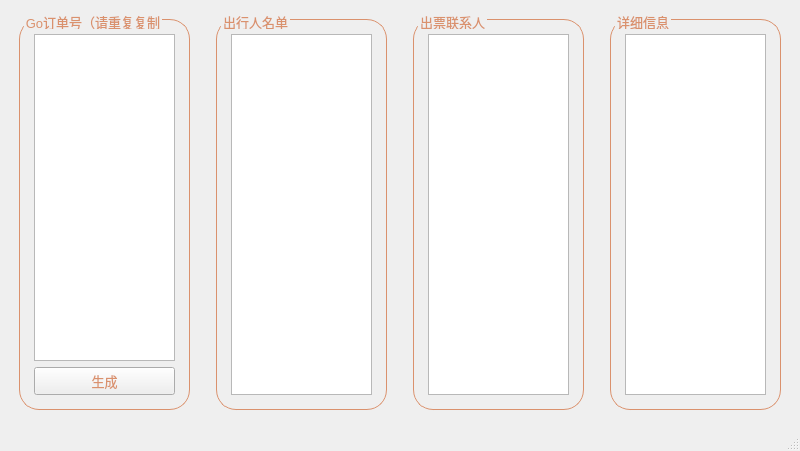
<?xml version="1.0" encoding="UTF-8"?>
<ui version="4.0">
 <class>MainWindow</class>
 <widget class="QMainWindow" name="MainWindow">
  <property name="geometry">
   <rect>
    <x>0</x>
    <y>0</y>
    <width>800</width>
    <height>451</height>
   </rect>
  </property>
  <property name="windowTitle">
   <string>MainWindow</string>
  </property>
  <property name="styleSheet">
   <string notr="true">*{	
	color:rgb(218, 145, 109);	
	font-size:13px;
}

QTabBar::tab {
    background: rgb(220, 220, 220);
    color:  rgb(218, 145, 109);
}

QTabBar::tab:selected {
    background: rgb(218, 145, 109);
    color: white;
}

QGroupBox{
	border: 1px solid rgb(218, 145, 109);
	border-radius: 20%;
	padding: 5px 5px;
	margin: 10px
}

QGroupBox::title {
	left: 5px;
	top: -5px;
}






</string>
  </property>
  <widget class="QWidget" name="centralwidget">
   <layout class="QHBoxLayout" name="horizontalLayout_5">
    <item>
     <widget class="QGroupBox" name="groupBox">
      <property name="title">
       <string>Go订单号（请重复复制</string>
      </property>
      <layout class="QVBoxLayout" name="verticalLayout">
       <item>
        <widget class="QPlainTextEdit" name="text_golistin"/>
       </item>
       <item>
        <widget class="QPushButton" name="btn_generate">
         <property name="text">
          <string>生成</string>
         </property>
        </widget>
       </item>
      </layout>
     </widget>
    </item>
    <item>
     <widget class="QGroupBox" name="groupBox_2">
      <property name="title">
       <string>出行人名单</string>
      </property>
      <layout class="QHBoxLayout" name="horizontalLayout_2">
       <item>
        <widget class="QPlainTextEdit" name="text_nameout"/>
       </item>
      </layout>
     </widget>
    </item>
    <item>
     <widget class="QGroupBox" name="groupBox_3">
      <property name="title">
       <string>出票联系人</string>
      </property>
      <layout class="QHBoxLayout" name="horizontalLayout_3">
       <item>
        <widget class="QPlainTextEdit" name="text_contactout"/>
       </item>
      </layout>
     </widget>
    </item>
    <item>
     <widget class="QGroupBox" name="groupBox_4">
      <property name="title">
       <string>详细信息</string>
      </property>
      <layout class="QHBoxLayout" name="horizontalLayout_4">
       <item>
        <widget class="QPlainTextEdit" name="text_detail"/>
       </item>
      </layout>
     </widget>
    </item>
   </layout>
  </widget>
  <widget class="QMenuBar" name="menubar">
   <property name="geometry">
    <rect>
     <x>0</x>
     <y>0</y>
     <width>800</width>
     <height>23</height>
    </rect>
   </property>
  </widget>
  <widget class="QStatusBar" name="statusbar"/>
 </widget>
 <resources/>
 <connections/>
</ui>
